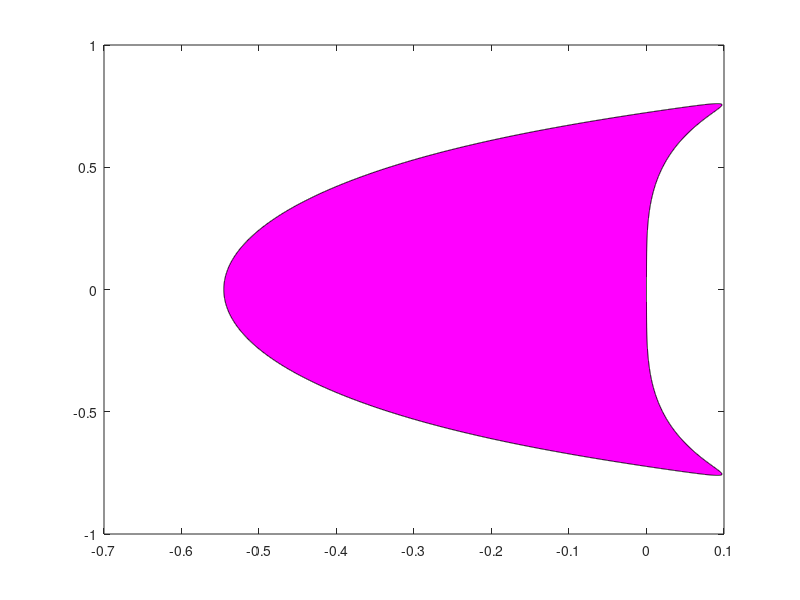

Recreate this plot in MATLAB.
x = 0:0.001:2*pi;
z = (exp(3*1i*x)-exp(2*1i*x))./(5/12-4/3*exp(1i*x)+23/12*exp(2*1i*x));
% (720 * (exp(4*1i*x)-exp(3*1i*x)))./(-19+106*exp(1i*x)-264*exp(2*1i*x) +646*exp(3*1i*x) +251*exp(4*1i*x));
i = imag(z);
r = real(z);
plot(r, i, '.')
fill(r, i, 'magenta')